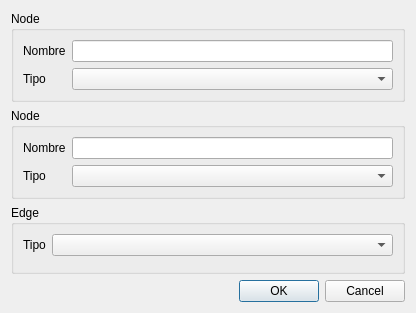
<?xml version="1.0" encoding="UTF-8"?>
<ui version="4.0">
 <class>NewElementDlg</class>
 <widget class="QDialog" name="NewElementDlg">
  <property name="geometry">
   <rect>
    <x>0</x>
    <y>0</y>
    <width>416</width>
    <height>313</height>
   </rect>
  </property>
  <property name="windowTitle">
   <string>Dialog</string>
  </property>
  <layout class="QVBoxLayout" name="verticalLayout">
   <item>
    <widget class="QGroupBox" name="node_group">
     <property name="title">
      <string>Node</string>
     </property>
     <layout class="QFormLayout" name="formLayout">
      <item row="0" column="0">
       <widget class="QLabel" name="label">
        <property name="text">
         <string>Nombre</string>
        </property>
       </widget>
      </item>
      <item row="0" column="1">
       <widget class="QLineEdit" name="node_name_lbl"/>
      </item>
      <item row="1" column="0">
       <widget class="QLabel" name="label_3">
        <property name="text">
         <string>Tipo</string>
        </property>
       </widget>
      </item>
      <item row="1" column="1">
       <widget class="QComboBox" name="node_type_cmb"/>
      </item>
     </layout>
    </widget>
   </item>
   <item>
    <widget class="QGroupBox" name="node_group_2">
     <property name="title">
      <string>Node</string>
     </property>
     <layout class="QFormLayout" name="formLayout_4">
      <item row="0" column="0">
       <widget class="QLabel" name="label_6">
        <property name="text">
         <string>Nombre</string>
        </property>
       </widget>
      </item>
      <item row="1" column="0">
       <widget class="QLabel" name="label_7">
        <property name="text">
         <string>Tipo</string>
        </property>
       </widget>
      </item>
      <item row="0" column="1">
       <widget class="QLineEdit" name="node_name_lbl_2"/>
      </item>
      <item row="1" column="1">
       <widget class="QComboBox" name="node_type_cmb_2"/>
      </item>
     </layout>
    </widget>
   </item>
   <item>
    <widget class="QGroupBox" name="edge_group">
     <property name="title">
      <string>Edge</string>
     </property>
     <layout class="QFormLayout" name="formLayout_2">
      <item row="0" column="0">
       <widget class="QLabel" name="label_4">
        <property name="text">
         <string>Tipo</string>
        </property>
       </widget>
      </item>
      <item row="0" column="1">
       <widget class="QComboBox" name="edge_type_cmb"/>
      </item>
     </layout>
    </widget>
   </item>
   <item>
    <widget class="QDialogButtonBox" name="buttonBox">
     <property name="orientation">
      <enum>Qt::Horizontal</enum>
     </property>
     <property name="standardButtons">
      <set>QDialogButtonBox::Cancel|QDialogButtonBox::Ok</set>
     </property>
    </widget>
   </item>
  </layout>
 </widget>
 <resources/>
 <connections>
  <connection>
   <sender>buttonBox</sender>
   <signal>accepted()</signal>
   <receiver>NewElementDlg</receiver>
   <slot>accept()</slot>
   <hints>
    <hint type="sourcelabel">
     <x>248</x>
     <y>254</y>
    </hint>
    <hint type="destinationlabel">
     <x>157</x>
     <y>274</y>
    </hint>
   </hints>
  </connection>
  <connection>
   <sender>buttonBox</sender>
   <signal>rejected()</signal>
   <receiver>NewElementDlg</receiver>
   <slot>reject()</slot>
   <hints>
    <hint type="sourcelabel">
     <x>316</x>
     <y>260</y>
    </hint>
    <hint type="destinationlabel">
     <x>286</x>
     <y>274</y>
    </hint>
   </hints>
  </connection>
 </connections>
</ui>
